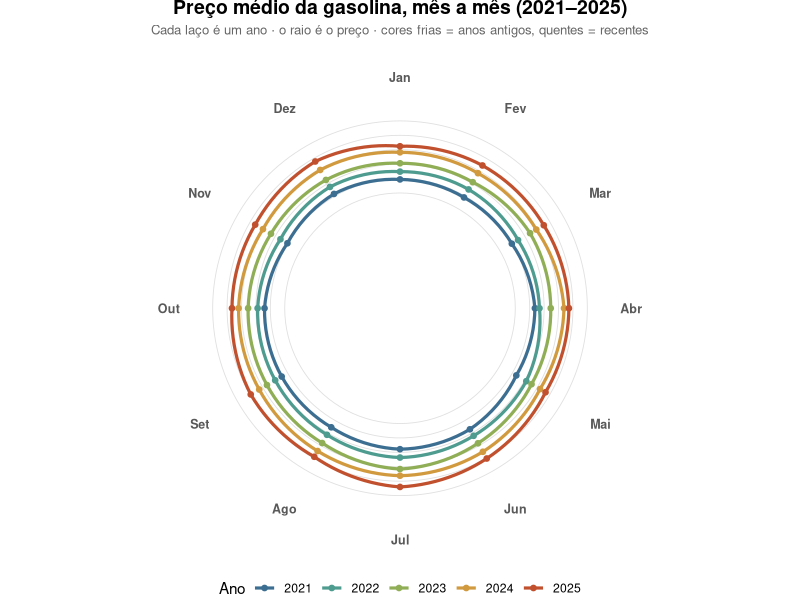

Here is the R script that generated this plot:
# Libraries
library(ggplot2)
library(dplyr)
library(jsonlite)

# Sessao roda em locale C puro (ASCII) neste ambiente -- sem isso, toda
# string acentuada sai corrompida byte a byte no data.json e no proprio PNG.
# "C.utf8" existe no sistema (locale -a). Ver AGENTS.md, "Licoes aprendidas".
invisible(Sys.setlocale("LC_CTYPE", "C.utf8"))

# Espiral: preco medio da gasolina por mes, cinco anos seguidos. Tecnica
# popularizada pela "climate spiral" de Ed Hawkins -- NAO e' uma espiral
# matematica de verdade (o raio nao cresce monotonicamente com o tempo).
# Cada ano e' um LACO FECHADO completo (angulo = mes, 0 a 360 graus, janeiro
# a dezembro) cujo raio em cada angulo e' o proprio VALOR daquele mes
# (nao a posicao no tempo) -- anos diferentes ocupam a MESMA faixa angular
# mas raios diferentes, e a cor (fria pros anos antigos, quente pros
# recentes) e' o que deixa a tendencia visivel: se o preco sobe ano a ano,
# os lacos mais quentes ficam visivelmente mais pra fora que os frios, e o
# olho le isso como uma espiral se abrindo, mesmo sem ser uma de verdade.
# Extensao natural do calendario circular (mesma categoria timeline): aqui
# o eixo circular e' o mesmo (mes do ano), mas o raio carrega uma variavel
# continua em vez de so marcar posicao, e multiplos anos se sobrepoem no
# mesmo circulo em vez de um so.
set.seed(7420)

anos <- 2021:2025
meses_abrev <- c("Jan", "Fev", "Mar", "Abr", "Mai", "Jun", "Jul", "Ago", "Set", "Out", "Nov", "Dez")

# Tendencia de alta ano a ano + sazonalidade (mais caro em julho/dezembro,
# picos de viagem) + ruido pequeno -- sem tendencia nenhuma a espiral nao
# teria o que mostrar (os lacos ficariam todos no mesmo raio, so trocando
# de cor).
gerar_ano <- function(ano) {
  base <- 4.6 + (ano - 2021) * 0.32
  sazonal <- 0.18 * sin(((1:12) - 4) / 12 * 2 * pi) + 0.12 * (1:12 %in% c(7, 12))
  preco <- base + sazonal + rnorm(12, 0, 0.05)
  data.frame(ano = ano, mes = 1:12, mes_abrev = meses_abrev, preco = round(preco, 2))
}

dados_base <- do.call(rbind, lapply(anos, gerar_ano))

# Fecha o laço: duplica o ponto de janeiro (mes 1) como um 13o ponto por
# ano, pra geom_path desenhar o segmento de volta de dezembro pra janeiro.
# Sem isso o laço fica ABERTO entre dezembro e janeiro (geom_path só liga
# pontos consecutivos na ordem em que existem, nunca fecha um circulo
# sozinho) -- um corte fino que já bastou pra confundir com ruído de
# desenho numa primeira tentativa.
fechamento <- dados_base %>% filter(mes == 1) %>% mutate(mes = 13, mes_abrev = NA_character_)
dados <- rbind(dados_base, fechamento) %>%
  arrange(ano, mes) %>%
  mutate(ano = factor(ano, levels = anos))

# Paleta sequencial fria->quente escrita a mao (nao viridis/RColorBrewer
# default) -- ano mais antigo em azul acinzentado, mais recente em
# vermelho queimado, com um degrade suave passando por verde-azulado no
# meio.
paleta_ano <- setNames(
  c("#3C6E91", "#4E9B8F", "#8FAE55", "#D19A3E", "#C1502E"),
  as.character(anos)
)

p <- ggplot(dados, aes(x = mes, y = preco, colour = ano, group = ano)) +
  geom_hline(yintercept = seq(4, 6.5, by = 0.5), colour = "grey88", linewidth = 0.3) +
  geom_path(linewidth = 1.1) +
  geom_point(data = subset(dados, mes <= 12), size = 1.6) +
  scale_colour_manual(values = paleta_ano, name = "Ano") +
  # limits = c(1, 13), nao c(1, 12): coord_polar mapeia o RANGE inteiro do
  # eixo em 360 graus -- com limits = c(1, 12) sobra so 11/12 de volta
  # completa, e janeiro (1) e dezembro (12) caem quase no mesmo angulo, os
  # dois rotulos colidindo ("Jan/Dez" grudado). O 13o ponto (a duplicata de
  # janeiro que fecha o laço) preenche exatamente esse 12o/12avo que faltava,
  # cada mes real ocupando sua fatia de 30 graus sem sobreposicao.
  scale_x_continuous(breaks = 1:12, labels = meses_abrev, limits = c(1, 13)) +
  scale_y_continuous(limits = c(0, max(dados$preco) * 1.15)) +
  coord_polar(theta = "x", start = 0) +
  labs(
    title = "Preço médio da gasolina, mês a mês (2021–2025)",
    subtitle = "Cada laço é um ano · o raio é o preço · cores frias = anos antigos, quentes = recentes"
  ) +
  theme_void(base_size = 11) +
  theme(
    plot.title = element_text(face = "bold", hjust = 0.5, size = 14, margin = margin(b = 4)),
    plot.subtitle = element_text(colour = "grey40", hjust = 0.5, size = 9.5, margin = margin(b = 10)),
    legend.position = "bottom",
    axis.text.x = element_text(colour = "grey35", size = 9, face = "bold")
  )

ggsave("output.png", plot = p, width = 8, height = 9, dpi = 150)

# ---------------------------------------------------------------------------
# Versao interativa: o D3 recebe so ano/mes/preco por ponto -- ele calcula
# angulo e raio sozinho a partir do mes e do valor, mesmo principio de
# sempre desta base (formula compartilhada, nunca geometria pronta).
# ---------------------------------------------------------------------------
dados_reais <- subset(dados, mes <= 12)
viz <- list(
  meta = list(cores = as.list(paleta_ano), anos = as.character(anos), meses = meses_abrev),
  pontos = lapply(seq_len(nrow(dados_reais)), function(i) {
    list(ano = as.character(dados_reais$ano[i]), mes = dados_reais$mes[i], preco = dados_reais$preco[i])
  })
)

write_json(viz, "data.json", auto_unbox = TRUE, digits = NA)
